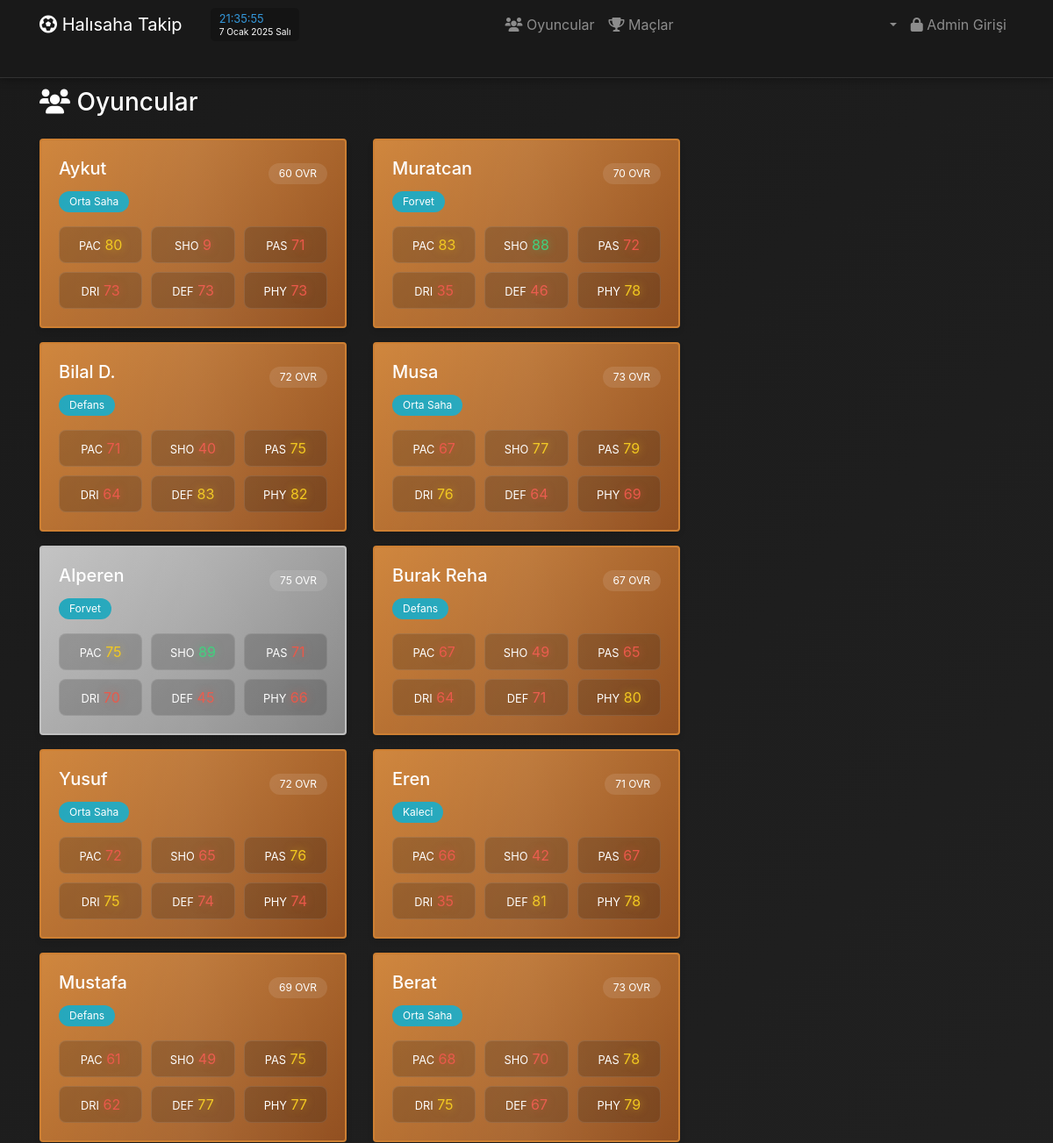
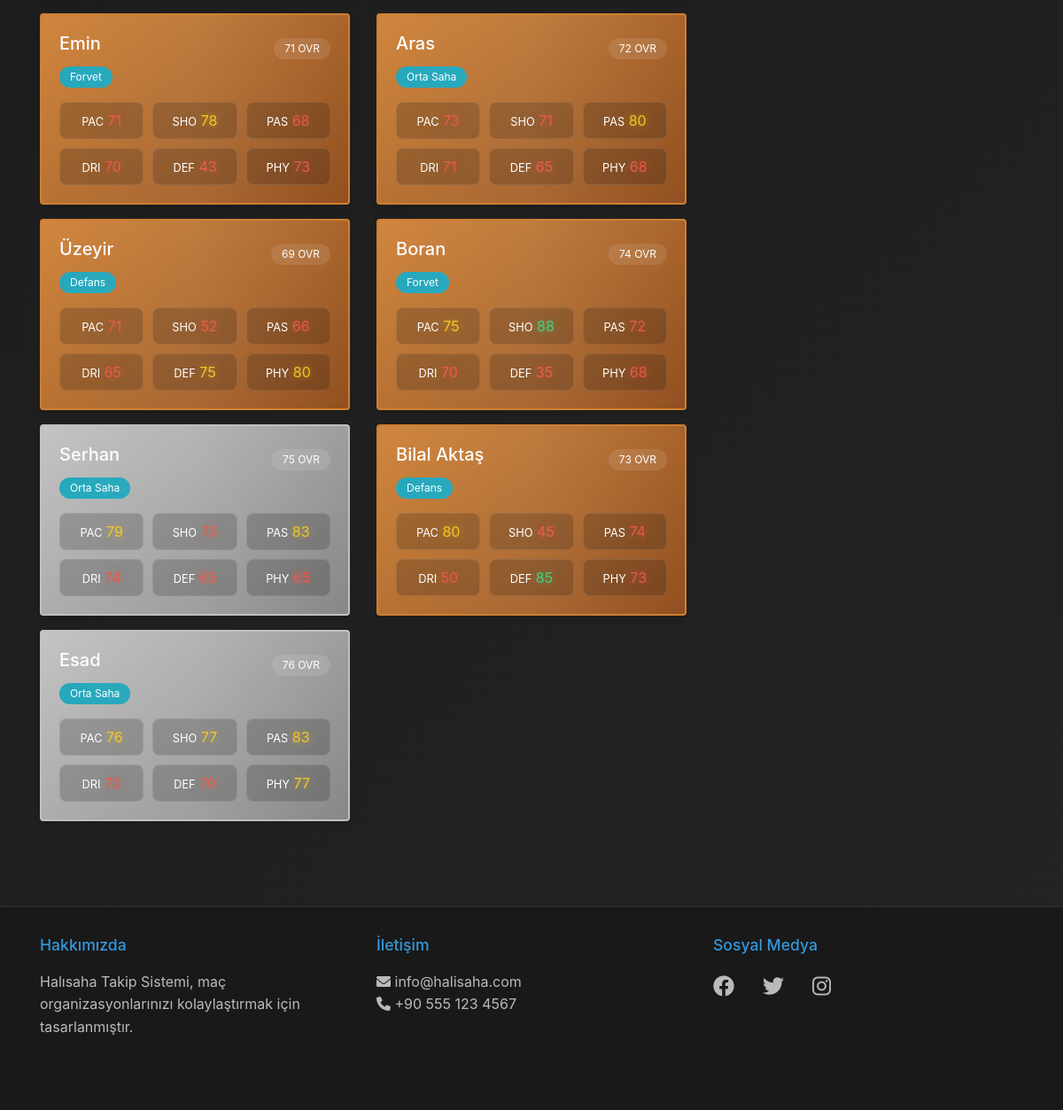
Before: /players with the older database file (2 pictures, top to bottom).
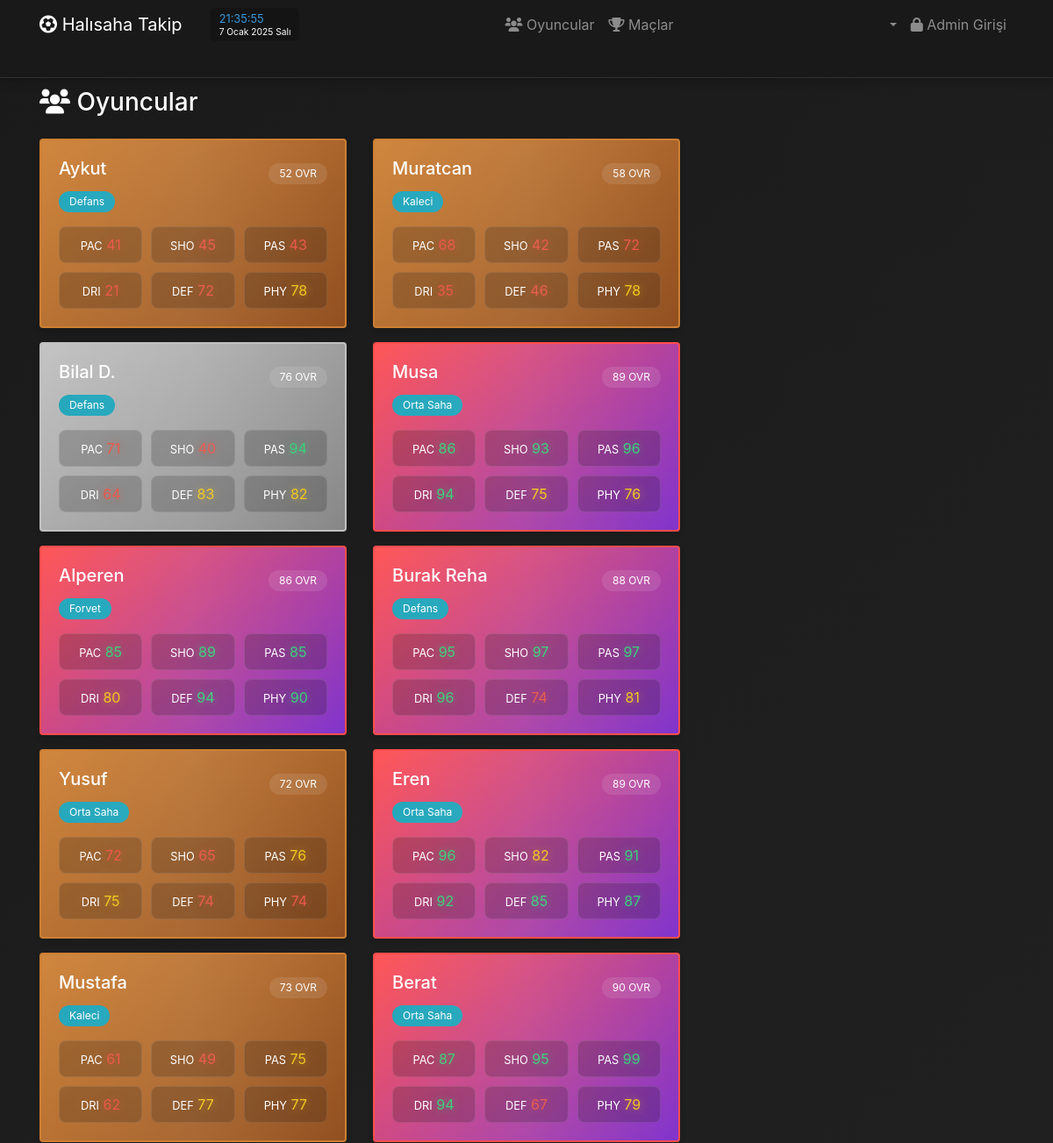
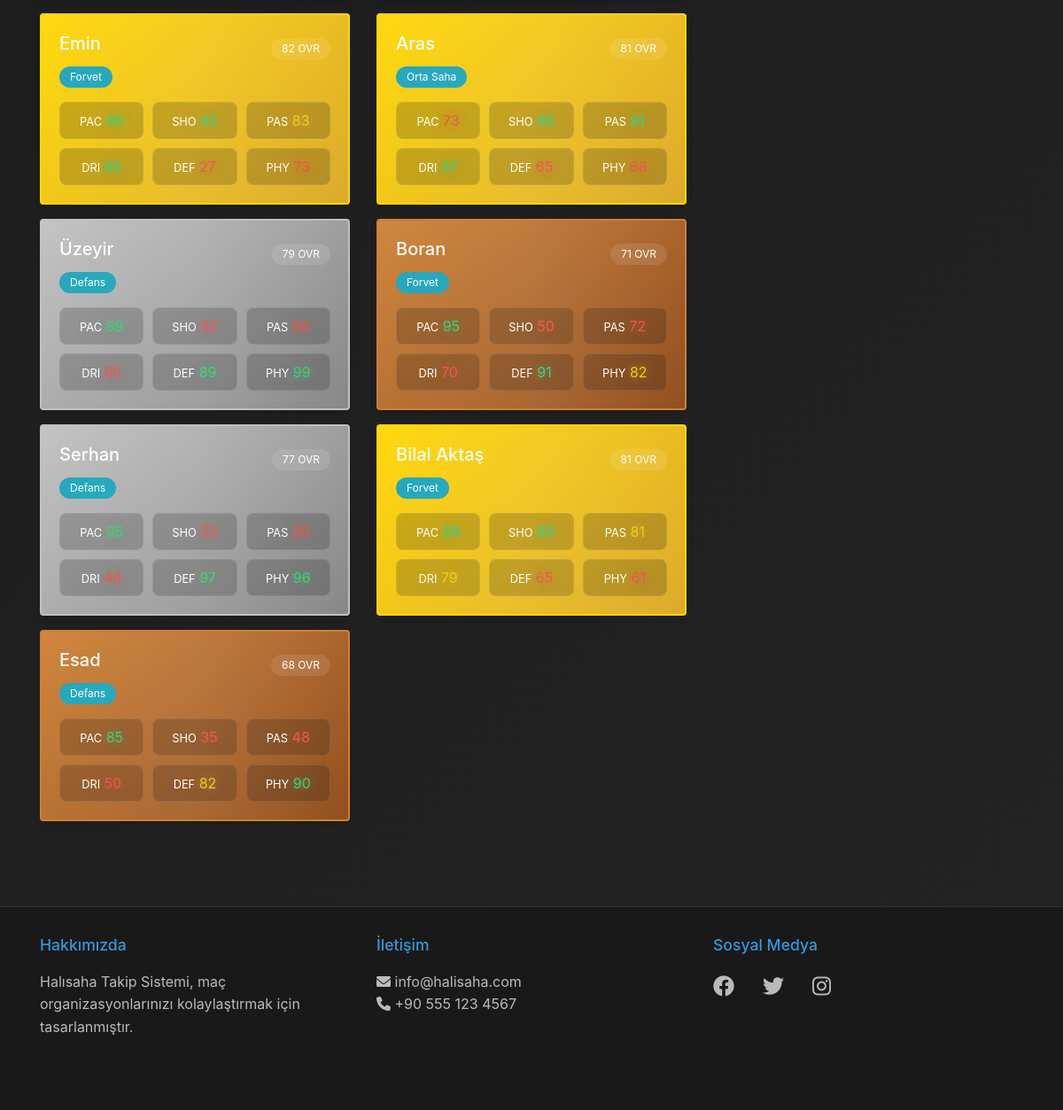
After: the same page with the newer database file (2 pictures, top to bottom).
### models.py (models this page shows)
class Player(db.Model):
    id = db.Column(db.Integer, primary_key=True)
    name = db.Column(db.String(100), nullable=False)
    position = db.Column(db.String(50))
    is_active = db.Column(db.Boolean, default=True)
    pace = db.Column(db.Integer, default=70)  # Hız
    shooting = db.Column(db.Integer, default=70)  # Şut
    passing = db.Column(db.Integer, default=70)  # Pas
    dribbling = db.Column(db.Integer, default=70)  # Dribling
    defending = db.Column(db.Integer, default=70)  # Defans
    physical = db.Column(db.Integer, default=70)  # Fizik
    @property
    def overall(self):
        weights = {
            'Kaleci': {'pace': 0.1, 'shooting': 0, 'passing': 0.2, 'dribbling': 0.1, 'defending': 0.4, 'physical': 0.2},
            'Defans': {'pace': 0.2, 'shooting': 0.1, 'passing': 0.2, 'dribbling': 0.1, 'defending': 0.3, 'physical': 0.1},
            'Orta Saha': {'pace': 0.15, 'shooting': 0.2, 'passing': 0.25, 'dribbling': 0.2, 'defending': 0.1, 'physical': 0.1},
            'Forvet': {'pace': 0.2, 'shooting': 0.3, 'passing': 0.15, 'dribbling': 0.2, 'defending': 0.05, 'physical': 0.1}
        }
        w = weights.get(self.position, weights['Orta Saha'])
        return int(
            self.pace * w['pace'] +
            self.shooting * w['shooting'] +
            self.passing * w['passing'] +
            self.dribbling * w['dribbling'] +
            self.defending * w['defending'] +
            self.physical * w['physical']
        )

### app.py (the view)
@app.route('/players')
def players():
    players = Player.query.filter_by(is_active=True).all()
    return render_template('players.html', players=players)

### app.py (called while the page is built)
@app.context_processor
def utility_processor():
    def get_player_card_class(ovr):
        if ovr >= 85:
            return 'player-special'
        elif ovr >= 80:
            return 'player-gold'
        elif ovr >= 75:
            return 'player-silver'
        else:
            return 'player-bronze'
    return dict(get_player_card_class=get_player_card_class)

def get_translation(key):
    lang = session.get('lang', 'tr')
    return translations[lang].get(key, key)

@app.context_processor
def utility_processor():
    return dict(translate=get_translation)

@app.context_processor
def inject_language():
    return {
        'current_lang': session.get('lang', 'tr'),
        'available_languages': {
            'tr': 'Türkçe',
            'en': 'English'
        }
    }

### templates/players.html (shortened to what this page needs)
{% extends "base.html" %}
{% block content %}
<div class="row">
    <div class="col-md-8">
        <h3 class="mb-4"><i class="fas fa-users"></i> {{ translate('players') }}</h3>
        <div class="row">
            {% for player in players %}
            <div class="col-md-6 mb-3">
                <div class="card player-card {{ get_player_card_class(player.overall) }}">
                    <a href="{{ url_for('player_profile', id=player.id) }}" class="text-white text-decoration-none">
                        <div class="card-body">
                            <div class="d-flex justify-content-between align-items-center">
                                <h5 class="card-title">{{ player.name }}</h5>
                                <span class="badge badge-light">{{ player.overall }} OVR</span>
                            </div>
                            <p class="card-text">
                                <span class="badge badge-info">{{ player.position }}</span>
                            </p>
                            <div class="stats-grid">
                                <div class="stat-item">
                                    <small>PAC</small>
                                    <span class="stat-value {{ 'high' if player.pace >= 85 else 'medium' if player.pace >= 75 else 'low' }}">
                                        {{ player.pace }}
                                    </span>
                                </div>
                                <div class="stat-item">
                                    <small>SHO</small>
                                    <span class="stat-value {{ 'high' if player.shooting >= 85 else 'medium' if player.shooting >= 75 else 'low' }}">
                                        {{ player.shooting }}
                                    </span>
                                </div>
                                <div class="stat-item">
                                    <small>PAS</small>
                                    <span class="stat-value {{ 'high' if player.passing >= 85 else 'medium' if player.passing >= 75 else 'low' }}">
                                        {{ player.passing }}
                                    </span>
                                </div>
                                <div class="stat-item">
                                    <small>DRI</small>
                                    <span class="stat-value {{ 'high' if player.dribbling >= 85 else 'medium' if player.dribbling >= 75 else 'low' }}">
                                        {{ player.dribbling }}
                                    </span>
                                </div>
                                <div class="stat-item">
                                    <small>DEF</small>
                                    <span class="stat-value {{ 'high' if player.defending >= 85 else 'medium' if player.defending >= 75 else 'low' }}">
                                        {{ player.defending }}
                                    </span>
                                </div>
                                <div class="stat-item">
                                    <small>PHY</small>
                                    <span class="stat-value {{ 'high' if player.physical >= 85 else 'medium' if player.physical >= 75 else 'low' }}">
                                        {{ player.physical }}
                                    </span>
                                </div>
                            </div>
                        </div>
                    </a>
                </div>
            </div>
            {% endfor %}
        </div>
    </div>
</div>
{% endblock %}

### templates/base.html (shortened to what this page needs)
<!DOCTYPE html>
<html lang="{{ session.get('lang', 'tr') }}">
<head>
    <link rel="stylesheet" href="https://stackpath.bootstrapcdn.com/bootstrap/4.5.2/css/bootstrap.min.css">
    <link rel="stylesheet" href="https://cdnjs.cloudflare.com/ajax/libs/font-awesome/6.0.0/css/all.min.css">
    <link rel="stylesheet" href="https://cdn.jsdelivr.net/npm/select2@4.1.0-rc.0/dist/css/select2.min.css">
    <link rel="stylesheet" href="{{ url_for('static', filename='css/style.css') }}">
    <link rel="stylesheet" href="https://cdn.jsdelivr.net/npm/sweetalert2@11/dist/sweetalert2.min.css">
    <link rel="stylesheet" href="https://cdnjs.cloudflare.com/ajax/libs/flag-icon-css/3.5.0/css/flag-icon.min.css">
    <link rel="stylesheet" href="https://cdn.jsdelivr.net/npm/flatpickr/dist/flatpickr.min.css">
    <link rel="stylesheet" href="https://cdn.jsdelivr.net/npm/flatpickr/dist/themes/dark.css">
</head>
<body>
    <nav class="navbar navbar-expand-lg navbar-dark bg-gradient-primary fixed-top">
        <div class="container">
            <div class="d-flex align-items-center">
                <a class="navbar-brand" href="{{ url_for('index') }}">
                    <i class="fas fa-futbol"></i> Halısaha Takip
                </a>
                <div class="datetime-display d-none d-lg-block ml-3">
                    <div id="current-time" class="small"></div>
                    <div id="current-date" class="small"></div>
                </div>
            </div>
            <div class="collapse navbar-collapse" id="navbarContent">
                <ul class="navbar-nav mx-auto">
                    <li class="nav-item">
                        <a class="nav-link" href="{{ url_for('players') }}">
                            <i class="fas fa-users"></i> {{ translate('players') }}
                        </a>
                    </li>
                    <li class="nav-item">
                        <a class="nav-link" href="{{ url_for('matches') }}">
                            <i class="fas fa-trophy"></i> {{ translate('matches') }}
                        </a>
                    </li>
                </ul>
                <ul class="navbar-nav">
                    <li class="nav-item dropdown">
                        <a class="nav-link dropdown-toggle" href="#" data-toggle="dropdown">
                        </a>
                    </li>
                    <li class="nav-item" id="adminButtons">
                        <a class="nav-link" href="{{ url_for('login') }}">
                            <i class="fas fa-lock"></i> {{ translate('admin_login') }}
                        </a>
                    </li>
                </ul>
            </div>
        </div>
    </nav>
    <div class="container mt-4">
        {% block content %}{% endblock %}
    </div>
    <footer class="footer mt-5">
        <div class="container">
            <div class="row">
                <div class="col-md-4">
                    <h5>{{ translate('about') }}</h5>
                    <p>Halısaha Takip Sistemi, maç organizasyonlarınızı kolaylaştırmak için tasarlanmıştır.</p>
                </div>
                <div class="col-md-4">
                    <h5>{{ translate('contact') }}</h5>
                    <p>
                        <i class="fas fa-envelope"></i> info@halisaha.com<br>
                        <i class="fas fa-phone"></i> +90 555 123 4567
                    </p>
                </div>
                <div class="col-md-4">
                    <h5>{{ translate('social_media') }}</h5>
                    <div class="social-links">
                        <a href="#"><i class="fab fa-facebook"></i></a>
                        <a href="#"><i class="fab fa-twitter"></i></a>
                        <a href="#"><i class="fab fa-instagram"></i></a>
                    </div>
                </div>
            </div>
        </div>
    </footer>
</body>
</html>

### static/css/style.css (style rules this page uses)
:root { --primary-color: #3498db; --secondary-color: #2ecc71; --accent-color: #e74c3c; --bg-gradient: linear-gradient(135deg, #1a1a1a, #2d2d2d, #1a1a1a); --card-gradient: linear-gradient(135deg, rgba(52, 152, 219, 0.1), rgba(46, 204, 113, 0.1)); --text-color: #ffffff; --border-color: rgba(255, 255, 255, 0.1); }
body { background: var(--bg-gradient); background-size: 400% 400%; animation: gradientBG 15s ease infinite; color: var(--text-color); min-height: 100vh; display: flex; flex-direction: column; margin: 0; padding: 0; }
.container { flex: 1 0 auto; padding-bottom: 2rem; }
.navbar { background: rgba(26, 26, 26, 0.95) !important; backdrop-filter: blur(10px); border-bottom: 1px solid var(--border-color); box-shadow: 0 2px 10px rgba(0,0,0,0.3); z-index: 1030; }
.datetime-display { background: rgba(0, 0, 0, 0.2); padding: 5px 10px; border-radius: 5px; font-size: 0.8em; line-height: 1.2; }
#current-time { font-size: 1em; color: var(--primary-color); margin: 0; }
#current-date { font-size: 0.8em; color: var(--text-color); margin: 0; }
.card { background: var(--card-gradient); border: 1px solid var(--border-color); backdrop-filter: blur(5px); transition: all 0.3s ease; box-shadow: 0 4px 6px rgba(0, 0, 0, 0.1); }
.player-card { position: relative; overflow: hidden; transition: all 0.3s ease; background: linear-gradient(135deg, rgba(0,0,0,0.8), rgba(0,0,0,0.6)); }
.player-card.player-bronze { background: linear-gradient(135deg, #cd7f32 0%, #8B4513 100%); border: 2px solid #cd7f32; }
.player-card.player-silver { background: linear-gradient(135deg, #C0C0C0 0%, #808080 100%); border: 2px solid #C0C0C0; }
.player-card.player-gold { background: linear-gradient(135deg, #FFD700 0%, #DAA520 100%); border: 2px solid #FFD700; }
.player-card.player-special { background: linear-gradient(135deg, #ff4d4d 0%, #7928ca 100%); border: 2px solid #ff4d4d; animation: specialGlow 2s infinite; }
.player-card::before { content: ''; position: absolute; top: -50%; left: -50%; width: 200%; height: 200%; background: linear-gradient( 45deg, transparent, rgba(255, 255, 255, 0.1), transparent ); transform: rotate(45deg); animation: shimmer 3s infinite; }
.stats-grid { display: grid; grid-template-columns: repeat(3, 1fr); gap: 10px; margin-top: 15px; }
.stat-item { background: rgba(0, 0, 0, 0.2); padding: 8px; border-radius: 8px; text-align: center; border: 1px solid var(--border-color); }
.stat-value.high { color: var(--secondary-color); text-shadow: 0 0 10px rgba(46, 204, 113, 0.5); }
.stat-value.medium { color: #f1c40f; text-shadow: 0 0 10px rgba(241, 196, 15, 0.5); }
.stat-value.low { color: var(--accent-color); text-shadow: 0 0 10px rgba(231, 76, 60, 0.5); }
.footer { flex-shrink: 0; background: rgba(26, 26, 26, 0.95); backdrop-filter: blur(10px); border-top: 1px solid var(--border-color); padding: 2rem 0; margin-top: auto; width: 100%; }
.social-links a { color: var(--text-color); font-size: 1.5em; margin-right: 1rem; transition: all 0.3s ease; }
.badge { padding: 6px 12px; border-radius: 20px; font-weight: normal; }
.badge-light { background: rgba(255, 255, 255, 0.1); color: var(--text-color); }
.footer h5 { color: var(--primary-color); margin-bottom: 1.2rem; font-size: 1.1rem; }
.footer p { color: rgba(255, 255, 255, 0.7); line-height: 1.6; }
.footer .social-links { display: flex; gap: 1rem; }
.footer .social-links a { color: rgba(255, 255, 255, 0.7); font-size: 1.5rem; transition: all 0.3s ease; }

Changed rows visible on the page:
changed Player "Aykut": overall "60" → "52"; position "Orta Saha" → "Defans"; pace "80" → "41"; shooting "9" → "45"; passing "71" → "43"; dribbling "73" → "21"; defending "73" → "72"; physical "73" → "78"
changed Player "Muratcan": overall "70" → "58"; position "Forvet" → "Kaleci"; pace "83" → "68"; shooting "88" → "42"
changed Player "Bilal D.": overall "72" → "76"; passing "75" → "94"; pace "71" → (not shown); shooting "40" → (not shown); dribbling "64" → (not shown)
changed Player "Musa": overall "73" → "89"; pace "67" → "86"; shooting "77" → "93"; passing "79" → "96"; dribbling "76" → "94"; defending "64" → "75"; physical "69" → "76"
changed Player "Alperen": overall "75" → "86"; pace "75" → "85"; passing (not shown) → "85"; dribbling (not shown) → "80"; defending (not shown) → "94"; physical (not shown) → "90"
changed Player "Burak Reha": overall "67" → "88"; pace "67" → "95"; shooting "49" → "97"; passing "65" → "97"; dribbling "64" → "96"; defending "71" → "74"; physical "80" → "81"
changed Player "Eren": overall "71" → "89"; position "Kaleci" → "Orta Saha"; pace "66" → "96"; shooting "42" → "82"; passing "67" → "91"; dribbling "35" → "92"; defending "81" → "85"; physical "78" → "87"
changed Player "Mustafa": overall "69" → "73"; position "Defans" → "Kaleci"
changed Player "Berat": overall "73" → "90"; pace "68" → "87"; shooting "70" → "95"; passing "78" → "99"; dribbling "75" → "94"
changed Player "Emin": overall "71" → "82"; passing "68" → "83"; defending "43" → "27"; pace "71" → (not shown); shooting "78" → (not shown); dribbling "70" → (not shown); physical "73" → (not shown)
changed Player "Aras": overall "72" → "81"; shooting "71" → (not shown); passing "80" → (not shown); dribbling "71" → (not shown); physical "68" → (not shown)
changed Player "Üzeyir": overall "69" → "79"; defending "75" → "89"; physical "80" → "99"; pace "71" → (not shown); shooting "52" → (not shown); passing "66" → (not shown); dribbling "65" → (not shown)
changed Player "Boran": overall "74" → "71"; pace "75" → "95"; shooting "88" → "50"; defending "35" → "91"; physical "68" → "82"
changed Player "Serhan": overall "75" → "77"; position "Orta Saha" → "Defans"; defending (not shown) → "97"; physical (not shown) → "96"; pace "79" → (not shown); passing "83" → (not shown)
changed Player "Bilal Aktaş": overall "73" → "81"; position "Defans" → "Forvet"; passing "74" → "81"; dribbling "50" → "79"; defending "85" → "65"; pace "80" → (not shown); shooting "45" → (not shown); physical "73" → (not shown)
changed Player "Esad": overall "76" → "68"; position "Orta Saha" → "Defans"; pace "76" → "85"; shooting "77" → "35"; passing "83" → "48"; dribbling (not shown) → "50"; defending (not shown) → "82"; physical "77" → "90"
